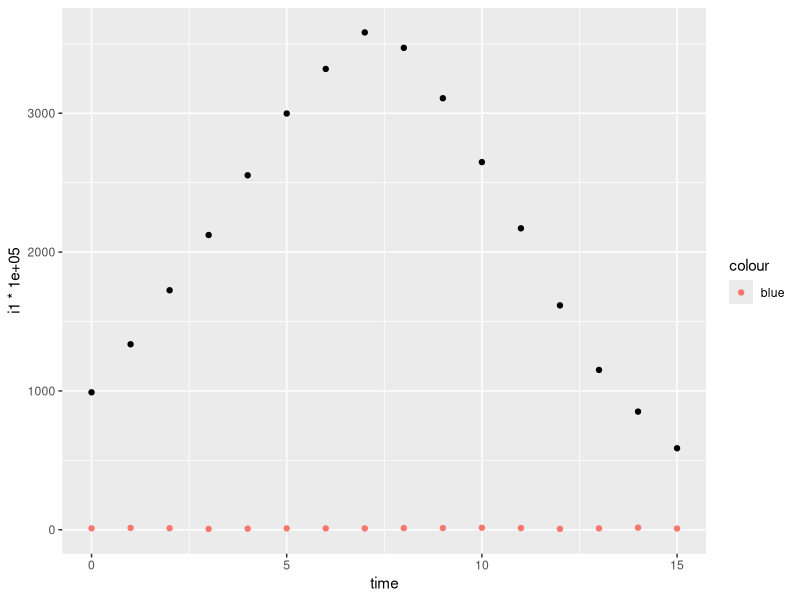
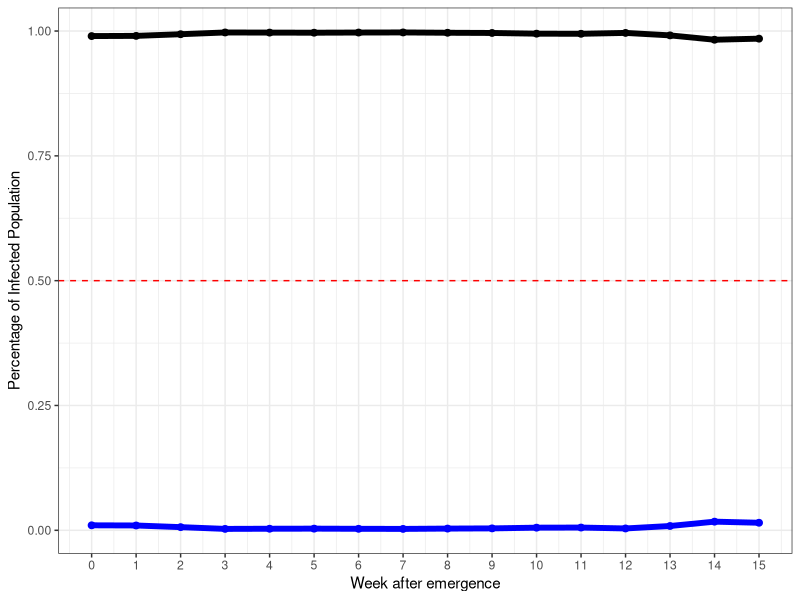

Here is the R script that generated these plots, in order: (Note: this script raises an error after producing the figures.)
# This is to try and fit Fudolig and Howard's multi-strain 
# SIR model to UK data with multiple strains.

## Simulating the SIR model

library(tidyverse)
library(ggforce)

#create a function that updates the SIR model
# ini = initial proportions (s,i1,i2,v,r1,r2,d)
# x = list of variables 
#(beta, beta', gamma, gamma', mu,nu)
#where beta and beta' are transmission coefficients, 
# gamma and gamma' are recovery rates
#mu is the mortality rate
#nu is vaccination rate
#tolerance is 1e-9 for 0
mod_sir <- function(ini,
                    N=100000,
                    x,
                    timestart=0,
                    timeend=10, #in weeks
                    dt=1,
                    tol=1e-9){
  sim <- unname(ini)
  
  cases <- matrix(nrow=length(seq(timestart,timeend,by=dt)),
                  ncol=length(ini))
  colnames(cases) <- names(ini)
  cases[1,] <- sim
  
  #probability of transitions from susceptible compartment
  for(t in 2:nrow(cases)){
      p_SI <- (1-exp(-(x$beta*sim[2] + 
                       x$betap*sim[3] + x$nu)))*(x$beta*sim[2])/(x$beta*sim[2] + 
                                                         x$betap*sim[3] + x$nu)
      p_SIn <- (1-exp(-(x$beta*sim[2] + 
                          x$betap*sim[3] + x$nu)))*(x$betap*sim[3])/(x$beta*sim[2] + 
                                                            x$betap*sim[3] + x$nu)
      p_SV <-  (1-exp(-(x$beta*sim[2] + 
                          x$betap*sim[3] + x$nu)))*(x$nu)/(x$beta*sim[2] + x$betap*sim[3] + x$nu)
      
      #probability of transitions from first infected compartment
      p_IR <- (1- exp(-(x$gamma+x$mu)))*(x$gamma/(x$gamma+x$mu))
      p_ID <- (1-exp(-(x$gamma+x$mu)))*(x$mu/(x$gamma+x$mu))
      
      #probability of transition from vaccinated compartment
      p_VIn <- 1-exp(-x$betap*sim[3])
      
      #probability of transition from recovered compartment
      p_RIn <- 1-exp(-x$betap*sim[3])
      
      #probability of transitions from second infected compartment
      p_InRn <- (1- exp(-(x$gammap+x$mu)))*(x$gammap/(x$gammap+x$mu))
      p_InD <- (1-exp(-(x$gammap+x$mu)))*(x$mu/(x$gammap+x$mu))
      
      
      #number of transitions
      #susceptible
      
      S_probs <- c(p_SI, p_SIn, p_SV, 1-sum(p_SI, p_SIn, p_SV))
      n_S <- as.numeric(rmultinom(1,round(N*sim[1]),prob=S_probs))
      
      #first strain
      I_probs <- c(p_IR,p_ID, (1-sum(p_IR,p_ID)))
      n_I <- as.numeric(rmultinom(1,round(N*sim[2]),prob=I_probs))
      
      #new strain
      In_probs <- c(p_InRn, p_InD, 1-sum(p_InRn, p_InD))
      n_In <- as.numeric(rmultinom(1,round(N*sim[3]),prob=In_probs))
      
      #vaccinated
      n_V <- rbinom(1,round(N*sim[4]),prob=p_VIn)
      
      #first recovered
      
      n_R <- rbinom(1,round(N*sim[5]),prob = p_RIn)
      
      #update sim
      change <-(1/N) * c(-sum(n_S[1:3]),
                  n_S[1]-sum(n_I),
                  n_S[2]+n_V+n_R - sum(n_In),
                  n_S[3] - n_V,
                  n_I[1] - n_R,
                  n_In[1],
                  n_I[2]+n_In[2])
      
      sim <- (sim + change)
      sim <- sim*(sim > tol)
      cases[t,] <- sim
  }
  cases  |> 
    as.data.frame() |> 
    mutate(time=seq(timestart,timeend,by=1)) -> cases #|> 
    #mutate_at(vars(time),factor)
  
  return(cases)
}

#initial recovered is 1%
initial_recovered <- 0.01
#initial infected based on data
initial_infected <- 0.01
#vaccination rate
vaxrate <- 0.3
#assume 1% of infected is from emergent strain
ini <- c(s=1-vaxrate-initial_infected-initial_recovered,i1=0.99*initial_infected,i2=0.01*initial_infected,v=vaxrate,r1=initial_recovered,r2=0,d=0)
x <- list(beta=2, betap=1.2, gamma=0.7, gammap=0.7,mu=0.0002, nu=0.0005) #with death and vaccination
# x <- list(beta=2, betap=4.5, gamma=0.7, gammap=0.7,mu=0.000, nu=0.0) #without death and vaccination


test_run <- mod_sir(ini=ini,
                    x=x,
                    timeend = 15)

test_run |>   ggplot(aes(x=time, y=i1*100000)) + geom_point() + geom_point(aes(x=time,y=i2*100000,color="blue"))

test_run |> mutate(infected = i1+i2+0.000001,infprop1=i1/infected,infprop2=i2/infected) |>
  ggplot(aes(x=time)) + #x axis
  geom_point(aes(y=infprop1),size=2) + geom_line(aes(y=infprop1),size=2) + #original
  geom_point(aes(y=infprop2),color="blue", size=2) + geom_line(aes(y=infprop2),color="blue",size=2) +
  geom_hline(yintercept=0.5,linetype="dashed", color="red") + 
  theme_bw() + ylab("Percentage of Infected Population") + xlab("Week after emergence") + scale_x_continuous(breaks=0:15)



##LOGISTIC MODELING

test_run |> mutate(infected = i1+i2+0.000001,infprop1=i1/infected,infprop2=i2/infected) -> test_run

#nonlinear least squares

library(car)

coef(lm(logit(infprop2)~time,data=test_run))


logisticmodel <- nls(infprop2~phi1/(1+exp(-(phi2+phi3*time))),
                     start=list(phi1=1,phi2=-5.41, phi3=0.563), data=test_run,trace=T)

summary(logisticmodel)

#use coefficients of the logistic model to predict values
#checking if the curve does follow the emergent curve
test_run |> mutate(prediction=predict(logisticmodel,data=test_run)) |> 
  ggplot(aes(x=time)) + #x axis
  geom_point(aes(y=infprop1),size=2) + geom_line(aes(y=infprop1),size=2) + #original
  geom_point(aes(y=infprop2),color="blue", size=2) + geom_line(aes(y=infprop2),color="blue",size=2) +
  geom_line(aes(y=prediction),color="red",size=3)+
  geom_hline(yintercept=0.5,linetype="dashed", color="red") + 
  theme_bw() + ylab("Percentage of Infected Population") + xlab("Week after emergence") + scale_x_continuous(breaks=0:15)


#we use algebra to get the time to 50%.
#t = (-1/phi3) * (phi2 + ln(2*phi1-1))

phi1 <- coef(logisticmodel)[1] |> unname()
phi2 <- coef(logisticmodel)[2] |> unname()
phi3 <- coef(logisticmodel)[3] |> unname()
tdominance <- (-1/phi3) * (phi2 + log(2*phi1-1))

tdominance

